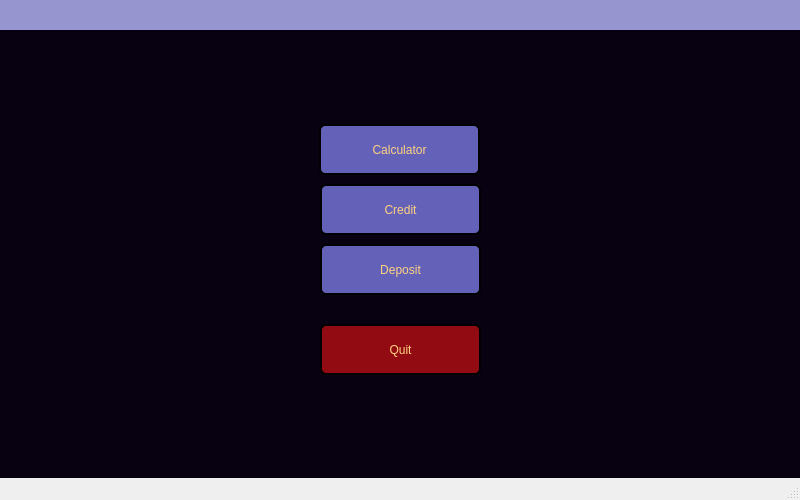
<?xml version="1.0" encoding="UTF-8"?>
<ui version="4.0">
 <class>MainWindow</class>
 <widget class="QMainWindow" name="MainWindow">
  <property name="geometry">
   <rect>
    <x>0</x>
    <y>0</y>
    <width>800</width>
    <height>500</height>
   </rect>
  </property>
  <property name="windowTitle">
   <string>MainWindow</string>
  </property>
  <widget class="QWidget" name="centralwidget">
   <property name="minimumSize">
    <size>
     <width>400</width>
     <height>400</height>
    </size>
   </property>
   <property name="font">
    <font/>
   </property>
   <property name="styleSheet">
    <string notr="true"/>
   </property>
   <layout class="QGridLayout" name="gridLayout">
    <property name="leftMargin">
     <number>0</number>
    </property>
    <property name="topMargin">
     <number>0</number>
    </property>
    <property name="rightMargin">
     <number>0</number>
    </property>
    <property name="bottomMargin">
     <number>0</number>
    </property>
    <property name="spacing">
     <number>0</number>
    </property>
    <item row="5" column="0">
     <widget class="QStackedWidget" name="stackedWidget">
      <property name="styleSheet">
       <string notr="true">QWidget {
background-color: rgb(8, 1, 18);
border: none;
}</string>
      </property>
      <property name="currentIndex">
       <number>0</number>
      </property>
      <widget class="QWidget" name="pageMenu">
       <property name="styleSheet">
        <string notr="true"/>
       </property>
       <layout class="QGridLayout" name="gridLayout_2">
        <item row="2" column="1">
         <spacer name="verticalSpacer">
          <property name="orientation">
           <enum>Qt::Vertical</enum>
          </property>
          <property name="sizeHint" stdset="0">
           <size>
            <width>20</width>
            <height>93</height>
           </size>
          </property>
         </spacer>
        </item>
        <item row="3" column="1">
         <widget class="QWidget" name="widgetMenu" native="true">
          <property name="sizePolicy">
           <sizepolicy hsizetype="Fixed" vsizetype="Fixed">
            <horstretch>0</horstretch>
            <verstretch>0</verstretch>
           </sizepolicy>
          </property>
          <property name="minimumSize">
           <size>
            <width>200</width>
            <height>300</height>
           </size>
          </property>
          <property name="font">
           <font/>
          </property>
          <property name="styleSheet">
           <string notr="true">QWidget {
background:none;
}

QPushButton {
font: 20pt &quot;Kode Mono&quot;;
color: rgb(255, 210, 128);

border-radius: 6px;

border-style: solid;
border-width: 2px;

/*
rgb(240, 179, 61);
rgb(123, 120, 195);
border-color: rgb(123, 120, 195);
*/
background-color: rgb(100, 97, 184);
}

QPushButton:hover {
background-color: rgb(169, 167, 215);
}

QPushButton:pressed {
background-color: rgb(25, 24, 53);
}

</string>
          </property>
          <widget class="QPushButton" name="pushButtonToCalculator">
           <property name="geometry">
            <rect>
             <x>19</x>
             <y>20</y>
             <width>161</width>
             <height>51</height>
            </rect>
           </property>
           <property name="styleSheet">
            <string notr="true"/>
           </property>
           <property name="text">
            <string>Calculator</string>
           </property>
          </widget>
          <widget class="QPushButton" name="pushButtonToCredit">
           <property name="geometry">
            <rect>
             <x>20</x>
             <y>80</y>
             <width>161</width>
             <height>51</height>
            </rect>
           </property>
           <property name="styleSheet">
            <string notr="true"/>
           </property>
           <property name="text">
            <string>Credit</string>
           </property>
          </widget>
          <widget class="QPushButton" name="pushButtonToDeposit">
           <property name="geometry">
            <rect>
             <x>20</x>
             <y>140</y>
             <width>161</width>
             <height>51</height>
            </rect>
           </property>
           <property name="styleSheet">
            <string notr="true"/>
           </property>
           <property name="text">
            <string>Deposit</string>
           </property>
          </widget>
          <widget class="QPushButton" name="pushButtonExit">
           <property name="geometry">
            <rect>
             <x>20</x>
             <y>220</y>
             <width>161</width>
             <height>51</height>
            </rect>
           </property>
           <property name="styleSheet">
            <string notr="true">QPushButton {
background-color: rgb(147, 11, 18);
}

QPushButton:hover {
background-color: rgb(239, 42, 51);
}

QPushButton:pressed {
background-color: rgb(71, 5, 9);
}
</string>
           </property>
           <property name="text">
            <string>Quit</string>
           </property>
          </widget>
         </widget>
        </item>
        <item row="4" column="1">
         <spacer name="verticalSpacer_2">
          <property name="orientation">
           <enum>Qt::Vertical</enum>
          </property>
          <property name="sizeHint" stdset="0">
           <size>
            <width>20</width>
            <height>93</height>
           </size>
          </property>
         </spacer>
        </item>
        <item row="3" column="0">
         <spacer name="horizontalSpacer_3">
          <property name="orientation">
           <enum>Qt::Horizontal</enum>
          </property>
          <property name="sizeHint" stdset="0">
           <size>
            <width>375</width>
            <height>20</height>
           </size>
          </property>
         </spacer>
        </item>
        <item row="3" column="2">
         <spacer name="horizontalSpacer_2">
          <property name="orientation">
           <enum>Qt::Horizontal</enum>
          </property>
          <property name="sizeHint" stdset="0">
           <size>
            <width>375</width>
            <height>20</height>
           </size>
          </property>
         </spacer>
        </item>
       </layout>
      </widget>
      <widget class="Calculator" name="pageCalculator"/>
      <widget class="CreditCalculator" name="pageCredit"/>
      <widget class="DepositCalculator" name="pageDeposit"/>
     </widget>
    </item>
    <item row="2" column="0" rowspan="3">
     <widget class="QWidget" name="widgetTopMenu" native="true">
      <property name="sizePolicy">
       <sizepolicy hsizetype="Preferred" vsizetype="Fixed">
        <horstretch>0</horstretch>
        <verstretch>0</verstretch>
       </sizepolicy>
      </property>
      <property name="minimumSize">
       <size>
        <width>0</width>
        <height>30</height>
       </size>
      </property>
      <property name="maximumSize">
       <size>
        <width>16777215</width>
        <height>30</height>
       </size>
      </property>
      <property name="styleSheet">
       <string notr="true">QWidget {
background-color:rgb(151, 149, 208);
/*background-color: rgb(65, 8, 145);*/
/*background-color: rgb(8, 1, 18);*/
border-bottom: 0px solid;
border-color: rgb(30, 28, 27);
}

QPushButton {
font: 13pt &quot;Anta&quot;;
color: black;
border: none;
background: none;
image: url(:/icons/menu_black.svg);

}

QPushButton:hover {
color: rgb(255, 210, 128);
image: url(:/icons/menu_yellow.svg);
}

QPushButton:pressed {
background-color: rgb(255, 210, 128);
color: black;
border-radius: 4px;
border-width: 0px;
border-style: solid;
border-color: transparent;
image: url(:/icons/menu_black.svg);
}</string>
      </property>
      <layout class="QGridLayout" name="gridLayout_3">
       <property name="leftMargin">
        <number>3</number>
       </property>
       <property name="topMargin">
        <number>0</number>
       </property>
       <property name="rightMargin">
        <number>0</number>
       </property>
       <property name="bottomMargin">
        <number>0</number>
       </property>
       <property name="spacing">
        <number>0</number>
       </property>
       <item row="0" column="1">
        <spacer name="horizontalSpacer">
         <property name="orientation">
          <enum>Qt::Horizontal</enum>
         </property>
         <property name="sizeHint" stdset="0">
          <size>
           <width>40</width>
           <height>20</height>
          </size>
         </property>
        </spacer>
       </item>
       <item row="0" column="0">
        <widget class="QPushButton" name="pushButtonMenu">
         <property name="sizePolicy">
          <sizepolicy hsizetype="Fixed" vsizetype="Fixed">
           <horstretch>0</horstretch>
           <verstretch>0</verstretch>
          </sizepolicy>
         </property>
         <property name="minimumSize">
          <size>
           <width>22</width>
           <height>22</height>
          </size>
         </property>
         <property name="styleSheet">
          <string notr="true"/>
         </property>
         <property name="text">
          <string/>
         </property>
         <property name="iconSize">
          <size>
           <width>17</width>
           <height>17</height>
          </size>
         </property>
        </widget>
       </item>
      </layout>
     </widget>
    </item>
   </layout>
  </widget>
  <widget class="QMenuBar" name="menubar">
   <property name="geometry">
    <rect>
     <x>0</x>
     <y>0</y>
     <width>800</width>
     <height>37</height>
    </rect>
   </property>
  </widget>
  <widget class="QStatusBar" name="statusbar"/>
  <action name="actionCalculator">
   <property name="text">
    <string>Calculator</string>
   </property>
  </action>
  <action name="actionCredit">
   <property name="text">
    <string>Credit</string>
   </property>
  </action>
  <action name="actionDeposit">
   <property name="text">
    <string>Deposit</string>
   </property>
  </action>
  <action name="actionQuit">
   <property name="text">
    <string>Quit</string>
   </property>
  </action>
 </widget>
 <customwidgets>
  <customwidget>
   <class>Calculator</class>
   <extends>QWidget</extends>
   <header>calculator.h</header>
   <container>1</container>
  </customwidget>
  <customwidget>
   <class>CreditCalculator</class>
   <extends>QWidget</extends>
   <header>creditcalculator.h</header>
   <container>1</container>
  </customwidget>
  <customwidget>
   <class>DepositCalculator</class>
   <extends>QWidget</extends>
   <header>depositcalculator.h</header>
   <container>1</container>
  </customwidget>
 </customwidgets>
 <resources/>
 <connections/>
</ui>
